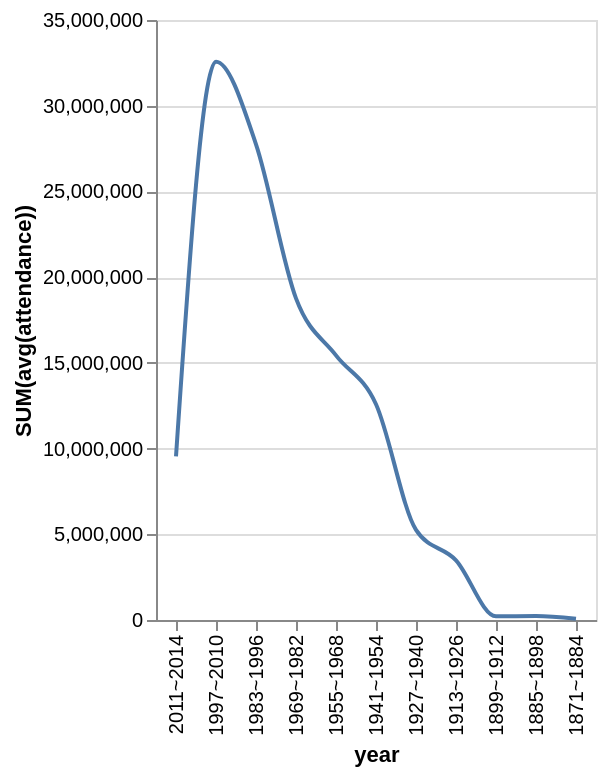

Source (Vega-Lite JSON):
### Vega-Lite specification from a JSON file in a GitHub repository (floating-point values rounded to 4 significant figures)
{"data": {"values": [{"x_data": "1871~1884", "y_data": 76306}, {"x_data": "1885~1898", "y_data": 235196}, {"x_data": "1899~1912", "y_data": 216476}, {"x_data": "1913~1926", "y_data": 3483527}, {"x_data": "1927~1940", "y_data": 5260134}, {"x_data": "1941~1954", "y_data": 12585780}, {"x_data": "1955~1968", "y_data": 15436797}, {"x_data": "1969~1982", "y_data": 18760115}, {"x_data": "1983~1996", "y_data": 27746666}, {"x_data": "1997~2010", "y_data": 32563010}, {"x_data": "2011~2014", "y_data": 9550049}]}, "mark": {"type": "line", "interpolate": "monotone"}, "encoding": {"x": {"field": "x_data", "type": "nominal", "title": "year", "sort": "descending"}, "y": {"field": "y_data", "type": "quantitative", "title": "SUM(avg(attendance))"}}}
